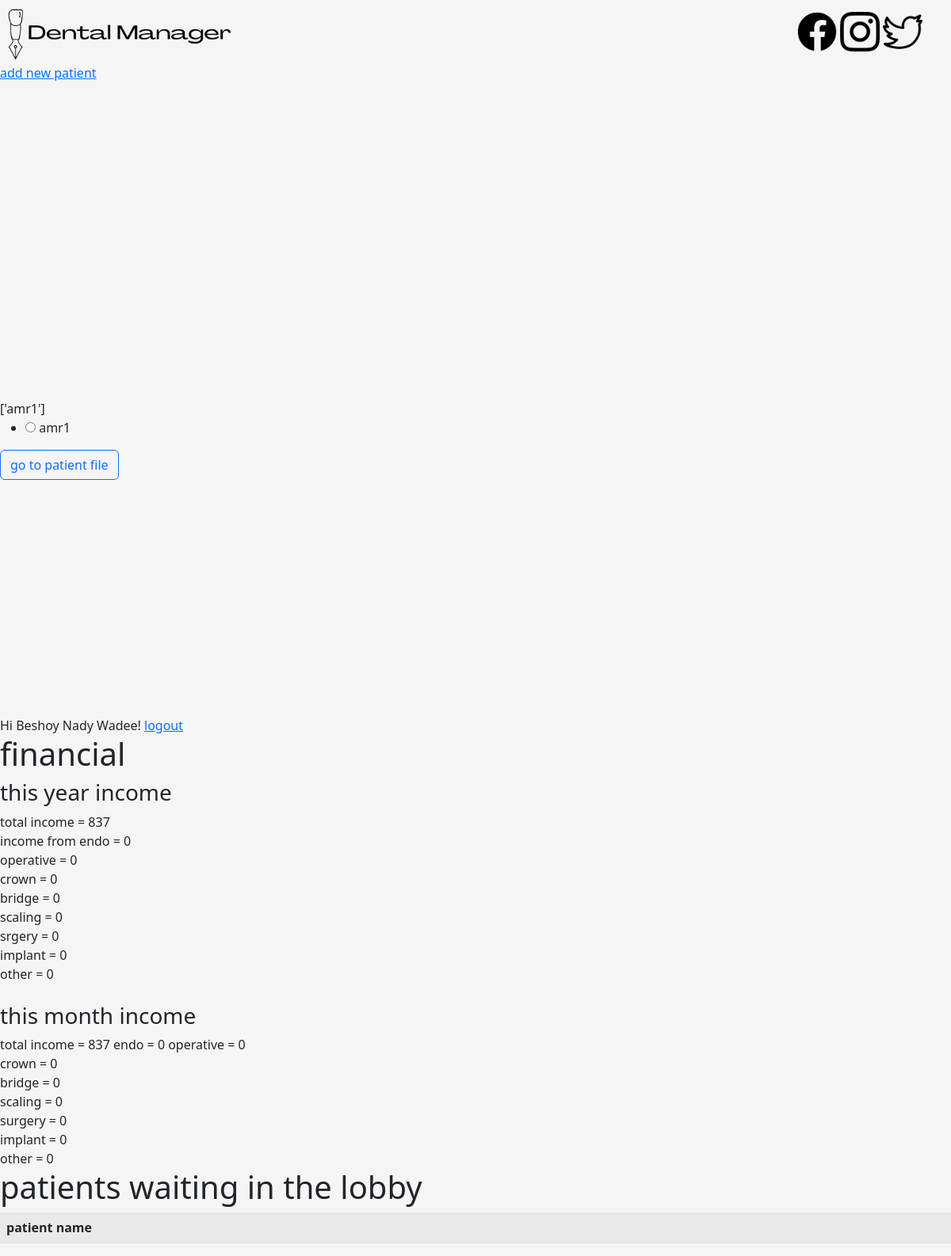
Before: /admin_panil (signed in) with the older database file.
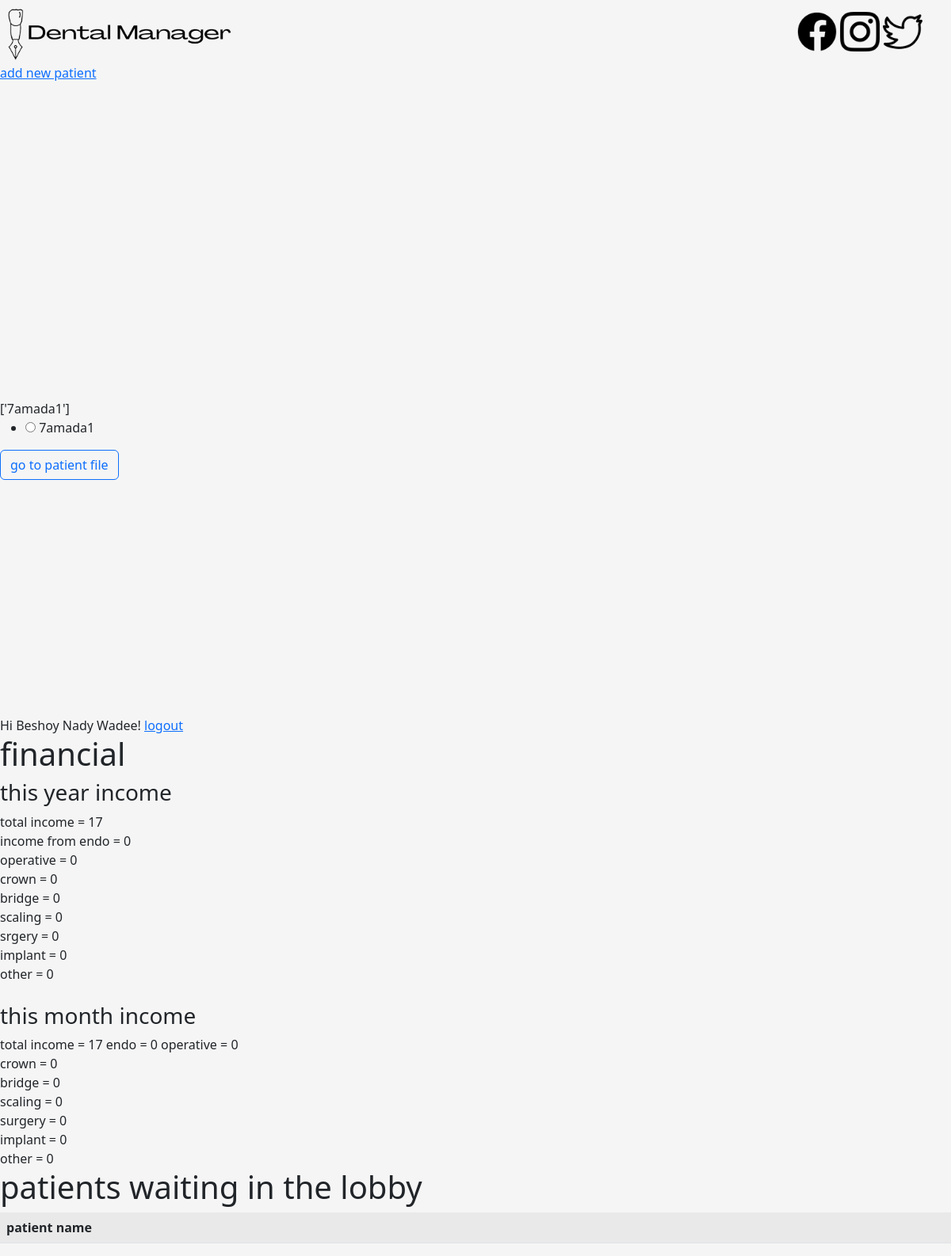
After: the same page with the newer database file.
### app.py (models this page shows, shortened)
class Patient(db.Model):
    __tablename__ = 'patient'
    id = db.Column(db.Integer, primary_key=True)
    user_id = db.Column(db.Integer, db.ForeignKey('user.id'), nullable=False)
    name = db.Column(db.String, nullable=False, unique=True)
    email = db.Column(db.String, nullable=False)
    gender = db.Column(db.String)
    phone_number = db.Column(db.Integer)
    adress = db.Column(db.String)
    birth_year = db.Column(db.Integer)
    medical_history = db.Column(db.String)
    ensurance_company = db.Column(db.String)

class User(db.Model, flask_login.UserMixin):
    __tablename__ = 'user'
    id = db.Column(db.Integer, primary_key=True)
    email = db.Column(db.String, nullable=False, unique=True)
    password = db.Column(db.String, nullable=False)
    name = db.Column(db.Integer, nullable=False)
    clinic_name = db.Column(db.String)
    clinic_num = db.Column(db.Integer)
    authenticated = db.Column(db.Boolean, default=False)

### app.py (the view)
@app.route('/admin_panil', methods=['GET', 'POST'])
@flask_login.login_required
def admin_panil():
    patients = Patient.query.filter(Patient.user_id == flask_login.current_user.id)
    prices = db.session.query(Procedure.price).all()
    procedures = Procedure.query.filter(Procedure.operator_id == flask_login.current_user.id)
    patient_list = []
    for patient in patients:
        patient_list.append(patient.name)
    total_income = 0
    for procedure in procedures:
        total_income = int(total_income) + int(procedure.price)
    last_month_income = 0
    today = datetime.today()
    this_month = today.month
    this_year = today.year
    last_month_procedures = Procedure.query.filter(Procedure.procedure_date > date(this_year, this_month, 1)).filter(Procedure.operator_id == flask_login.current_user.id)
    for procedure in last_month_procedures:
        last_month_income = int(last_month_income) + int(procedure.price)
    def income_this_month(procedure):
        last_month_procedures = Procedure.query.filter(Procedure.procedure_date > date(this_year, this_month, 1)).filter(Procedure.procedure_type == procedure ).filter(Procedure.operator_id == flask_login.current_user.id)
        income_last_month = 0
        for procedure in last_month_procedures:
            income_last_month = int(income_last_month) + int(procedure.price)
        return income_last_month
    def income_this_year(procedure):
        last_year_procedures = Procedure.query.filter(Procedure.procedure_date > date(this_year, 1, 1)).filter(Procedure.procedure_type == procedure ).filter(Procedure.operator_id == flask_login.current_user.id)
        income_last_year = 0
        for procedure in last_year_procedures:
            income_last_year = int(income_last_year) + int(procedure.price)
        return income_last_year
    income_from_endo = income_this_year('endo')
    income_from_endo_this_month = income_this_month('endo')
    income_from_operative = income_this_year('operative')
    income_from_operative_this_month = income_this_month('operative')
    income_from_scaling = income_this_year('scaling')
    income_from_scaling_this_month = income_this_month('scaling')
    income_from_crown = income_this_year('crown')
    income_from_crown_this_month = income_this_month('crown')
    income_from_bridge =income_this_year('bridge')
    income_from_bridge_this_month = income_this_month('bridge')
    income_from_implant = income_this_year('implant')
    income_from_implant_this_month = income_this_month('implant')
    income_from_surgery = income_this_year('surgery')
    income_from_surgery_this_month = income_this_month('surgery')
    income_from_other = income_this_year('other')
    income_from_other_this_month = income_this_month('other')
    form = NameForm()
    form.name.choices = patient_list
    return render_template('admin_panil.html', patients = patients, total_income=total_income, prices=prices, procedures=procedures,
     last_month_income=last_month_income, income_from_endo=income_from_endo, income_from_operative=income_from_operative,
      income_from_bridge=income_from_bridge, income_from_crown=income_from_crown, income_from_implant=income_from_implant,
       income_from_scaling=income_from_scaling, income_from_surgery=income_from_surgery, income_from_other=income_from_other,
        income_from_endo_last_month=income_from_endo_this_month, income_from_operative_last_month=income_from_operative_this_month,
        income_from_scaling_this_month=income_from_scaling_this_month, income_from_crown_this_month=income_from_crown_this_month,
        income_from_bridge_this_month=income_from_bridge_this_month, income_from_implant_this_month=income_from_implant_this_month,
        income_from_surgery_this_month=income_from_surgery_this_month, income_from_other_this_month=income_from_other_this_month, form=form,
        patient_list=patient_list)

### app.py
class NameForm(FlaskForm):
    name = RadioField('n')
    submit = SubmitField('submit')

### app.py (called while the page is built)
@login_manager.user_loader
def user_loader(user_id):
    return User.query.get(user_id)

### templates/admin_panil.html (shortened to what this page needs)
<html lang="en">
<head>
    <link href="https://cdn.jsdelivr.net/npm/bootstrap@5.2.0/dist/css/bootstrap.min.css" rel="stylesheet">
    <link rel="stylesheet" href="/static/style.css">
</head>
<body>
    <nav class="index_nav" >
        <div >
          <a class="navbar-brand" href="#">
            <img src="/static/dental_manager_logo-removebg-preview.png" alt="" width="300" height=auto>
          </a>
        </div>
        <div>
            <img src="/static/facebook.png" alt="" width="50" height="auto">
            <img src="/static/instagram.png" alt="" width="50" height="auto">
            <img src="/static/twitter.png" alt="" width="50" height="auto">
        </div>
    </nav>
<a href="/add_new_patient">add new patient</a>
    <section class="admin_panil_sec1">
    </section>
    <section class="admin_panil_sec1">
        {{patient_list}}
        <form action="/patient_file" method="post">
            {{form.name}}
            <button class="btn btn-outline-primary" type="submit" value="submit">go to patient file</button>
        </form>
    </section>
    {% if current_user.is_authenticated %}
    Hi {{ current_user.name }}! <a href="/logout">logout</a>
    {% endif %}
    <section >
        <h1>financial </h1>
        <h3>this year income</h3>
        total income =
        {{total_income}}
        <br>
        income from endo = {{income_from_endo}}
        <br>
        operative = {{income_from_operative}}
        <br>
        crown = {{income_from_crown}}
        <br>
        bridge = {{income_from_bridge}}
        <br>
        scaling = {{income_from_scaling}}
        <br>
        srgery = {{income_from_surgery}}
        <br>
        implant = {{income_from_implant}}
        <br>
        other = {{income_from_other}}
        <br>
        <br>
        <h3>this month income</h3>
        total income = {{last_month_income}}
        endo = {{income_from_endo_last_month}}
        operative = {{income_from_operative_last_month}}
        <br>
        crown = {{income_from_crown_this_month}}
        <br>
        bridge = {{income_from_bridge_this_month}}
        <br>
        scaling = {{income_from_scaling_this_month}}
        <br>
        surgery = {{income_from_other_this_month}}
        <br>
        implant = {{income_from_implant_this_month}}
        <br>
        other = {{income_from_other_this_month}}
    </section>
    <section>
        <h1>patients waiting in the lobby</h1>
        <table class="table table-striped">
            <tr>
              <th>patient name</th>
            </tr>
          </table>
    </section>
</body>
</html>

### static/style.css (style rules this page uses)
:root { --gray: rgb(245,245,245); --blue: rgb(103,164,214); --light_blue: rgb(205,226,249); --red: rgb(227,122,91); }
body { background-color: var(--gray); overflow-x: hidden; }
.index_nav { background-color:var(--gray) ; width: 100%; height: 10vh; display: flex; flex-direction: row; justify-content: space-between; align-items: center; padding-right: 3%; }
.admin_panil_sec1 { height: 50%; }

Changed rows visible on the page:
changed Patient: name "☐ amr1" → "☐ 7amada1"
Other visible differences:
{{ patient_list }}: "['amr1']" → "['7amada1']"
{{ total_income }}: "837" → "17"
{{ last_month_income }}: "837" → "17"
text no longer shown: "amr1"
text now shown: "7amada1"
